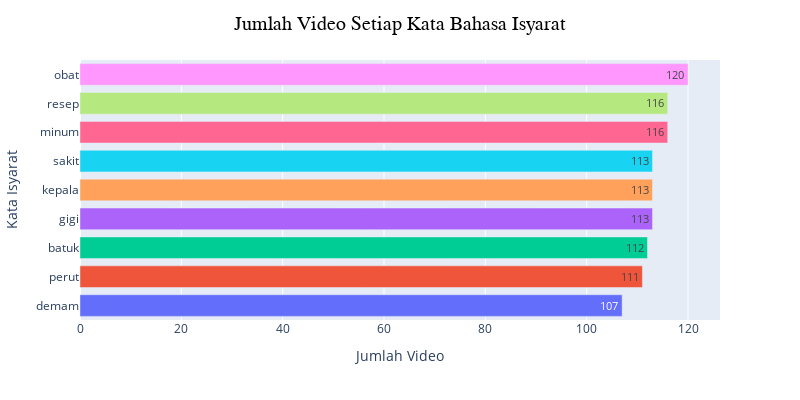

This figure's notebook cell:
### Code cell
total_sign = pd.DataFrame(df_expanded.sign.value_counts().sort_values())

fig = px.bar(y=total_sign.index, x=total_sign['count'].tolist(), color=total_sign.index, text_auto=True)
fig.update_layout(bargap=0.25, height=400, width=800, showlegend=False)
fig.update_layout(xaxis_title='Jumlah Video', yaxis_title='Kata Isyarat')
fig.update_layout(title={
    'text': "Jumlah Video Setiap Kata Bahasa Isyarat",
    'x': 0.5,
    'font': {'size': 20, 'family': 'Arial', 'color': 'black'}
})
fig.show()

### Figure 1 — Plotly figure (JSON) as saved in the notebook; plotly's stock layout.template omitted (floating-point values rounded to 4 significant figures)
{"data": [{"alignmentgroup": "True", "hovertemplate": "color=demam<br>x=%{x}<br>y=%{y}<extra></extra>", "legendgroup": "demam", "marker": {"color": "#636efa", "pattern": {"shape": ""}}, "name": "demam", "offsetgroup": "demam", "orientation": "h", "showlegend": true, "textposition": "auto", "texttemplate": "%{x}", "type": "bar", "x": [107], "xaxis": "x", "y": ["demam"], "yaxis": "y"}, {"alignmentgroup": "True", "hovertemplate": "color=perut<br>x=%{x}<br>y=%{y}<extra></extra>", "legendgroup": "perut", "marker": {"color": "#EF553B", "pattern": {"shape": ""}}, "name": "perut", "offsetgroup": "perut", "orientation": "h", "showlegend": true, "textposition": "auto", "texttemplate": "%{x}", "type": "bar", "x": [111], "xaxis": "x", "y": ["perut"], "yaxis": "y"}, {"alignmentgroup": "True", "hovertemplate": "color=batuk<br>x=%{x}<br>y=%{y}<extra></extra>", "legendgroup": "batuk", "marker": {"color": "#00cc96", "pattern": {"shape": ""}}, "name": "batuk", "offsetgroup": "batuk", "orientation": "h", "showlegend": true, "textposition": "auto", "texttemplate": "%{x}", "type": "bar", "x": [112], "xaxis": "x", "y": ["batuk"], "yaxis": "y"}, {"alignmentgroup": "True", "hovertemplate": "color=gigi<br>x=%{x}<br>y=%{y}<extra></extra>", "legendgroup": "gigi", "marker": {"color": "#ab63fa", "pattern": {"shape": ""}}, "name": "gigi", "offsetgroup": "gigi", "orientation": "h", "showlegend": true, "textposition": "auto", "texttemplate": "%{x}", "type": "bar", "x": [113], "xaxis": "x", "y": ["gigi"], "yaxis": "y"}, {"alignmentgroup": "True", "hovertemplate": "color=kepala<br>x=%{x}<br>y=%{y}<extra></extra>", "legendgroup": "kepala", "marker": {"color": "#FFA15A", "pattern": {"shape": ""}}, "name": "kepala", "offsetgroup": "kepala", "orientation": "h", "showlegend": true, "textposition": "auto", "texttemplate": "%{x}", "type": "bar", "x": [113], "xaxis": "x", "y": ["kepala"], "yaxis": "y"}, {"alignmentgroup": "True", "hovertemplate": "color=sakit<br>x=%{x}<br>y=%{y}<extra></extra>", "legendgroup": "sakit", "marker": {"color": "#19d3f3", "pattern": {"shape": ""}}, "name": "sakit", "offsetgroup": "sakit", "orientation": "h", "showlegend": true, "textposition": "auto", "texttemplate": "%{x}", "type": "bar", "x": [113], "xaxis": "x", "y": ["sakit"], "yaxis": "y"}, {"alignmentgroup": "True", "hovertemplate": "color=minum<br>x=%{x}<br>y=%{y}<extra></extra>", "legendgroup": "minum", "marker": {"color": "#FF6692", "pattern": {"shape": ""}}, "name": "minum", "offsetgroup": "minum", "orientation": "h", "showlegend": true, "textposition": "auto", "texttemplate": "%{x}", "type": "bar", "x": [116], "xaxis": "x", "y": ["minum"], "yaxis": "y"}, {"alignmentgroup": "True", "hovertemplate": "color=resep<br>x=%{x}<br>y=%{y}<extra></extra>", "legendgroup": "resep", "marker": {"color": "#B6E880", "pattern": {"shape": ""}}, "name": "resep", "offsetgroup": "resep", "orientation": "h", "showlegend": true, "textposition": "auto", "texttemplate": "%{x}", "type": "bar", "x": [116], "xaxis": "x", "y": ["resep"], "yaxis": "y"}, {"alignmentgroup": "True", "hovertemplate": "color=obat<br>x=%{x}<br>y=%{y}<extra></extra>", "legendgroup": "obat", "marker": {"color": "#FF97FF", "pattern": {"shape": ""}}, "name": "obat", "offsetgroup": "obat", "orientation": "h", "showlegend": true, "textposition": "auto", "texttemplate": "%{x}", "type": "bar", "x": [120], "xaxis": "x", "y": ["obat"], "yaxis": "y"}], "layout": {"bargap": 0.25, "barmode": "relative", "height": 400, "legend": {"title": {"text": "color"}, "tracegroupgap": 0}, "margin": {"t": 60}, "showlegend": false, "title": {"font": {"color": "black", "family": "Arial", "size": 20}, "text": "Jumlah Video Setiap Kata Bahasa Isyarat", "x": 0.5}, "width": 800, "xaxis": {"anchor": "y", "domain": [0, 1], "title": {"text": "Jumlah Video"}}, "yaxis": {"anchor": "x", "domain": [0, 1], "title": {"text": "Kata Isyarat"}}}}
